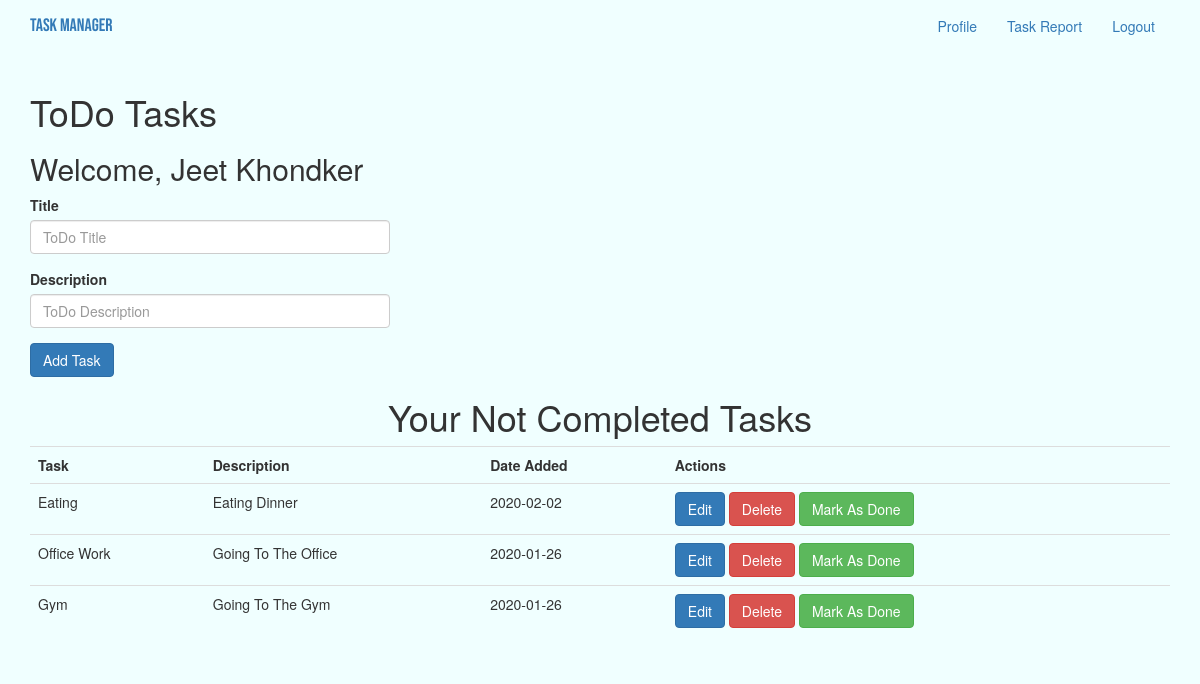
Before: /index (signed in) with the older database file.
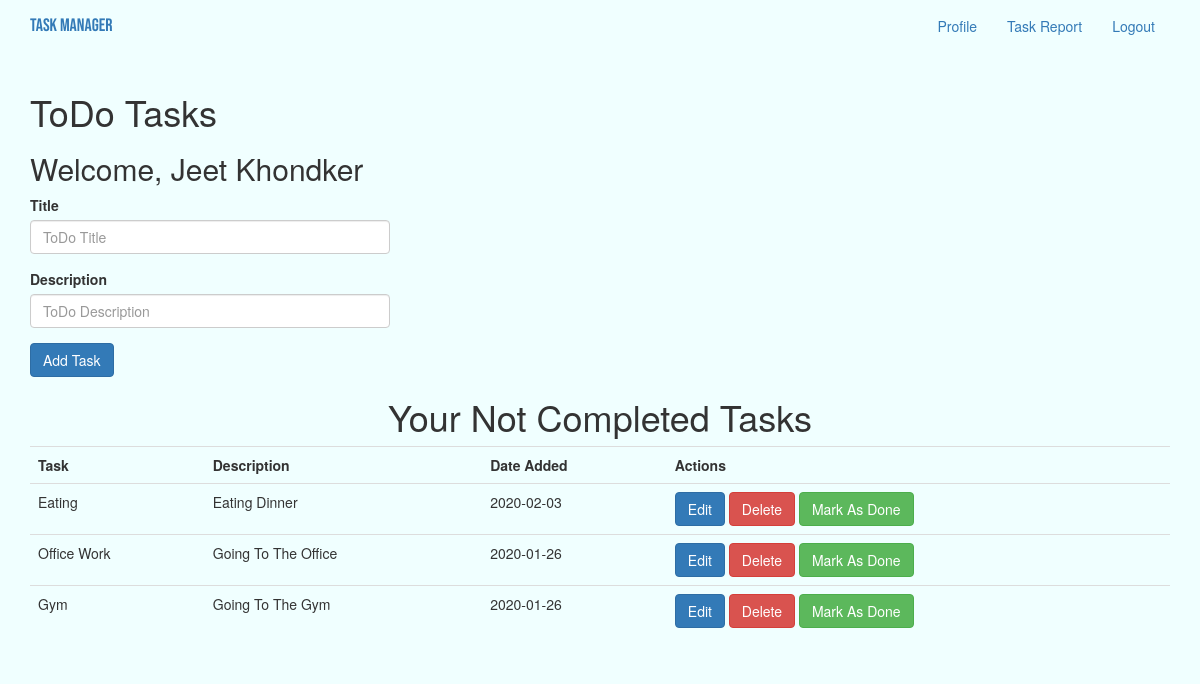
After: the same page with the newer database file.
### app/models.py (models this page shows, shortened)
class User(UserMixin, db.Model):
    __tablename__ = "user"
    id = db.Column(db.Integer, primary_key = True)
    username = db.Column(db.String(64), index = True, unique = True)
    firstName = db.Column(db.String(50))
    lastName = db.Column(db.String(50))
    email = db.Column(db.String(120), index = True, unique = True)
    password_hash = db.Column(db.String(128))
    todoitems = db.relationship("ToDo", backref = "owner", lazy = "dynamic")

class ToDo(db.Model):
    __tablename__ = "todoitems"
    item_id = db.Column(db.Integer, primary_key = True)
    title = db.Column(db.String(100), nullable = False)
    description = db.Column(db.String(200), nullable = False)
    date_created = db.Column(db.DateTime, default = datetime.utcnow)
    is_completed = db.Column(db.Boolean, default = False, nullable = False)
    user_id = db.Column(db.Integer, db.ForeignKey("user.id"), nullable = False)

### app/routes.py (the view)
@app.route('/', methods = ["POST", "GET"])
@app.route("/index", methods = ["POST", "GET"])
@login_required
def index():
    if request.method == "POST":
        task_title = request.form["title"]
        task_description = request.form["description"]
        new_task = ToDo(title = task_title, description = task_description)
        new_task.user_id = current_user.id
        try:
            db.session.add(new_task)
            db.session.commit()
            flash("Item Added! Your ToDo Item Successfully Created!")
            return redirect(url_for("index"))
        except:
            flash("There was an issue adding your task! Please try again later.")
    else:
        todoitems = ToDo.query.filter_by(user_id = current_user.id).order_by(ToDo.date_created.desc()).all()
        return render_template("index.html", todoitems = todoitems)

### app/models.py (called while the page is built)
@login.user_loader
def load_user(id):
    return User.query.get(int(id))

### app/templates/index.html (shortened to what this page needs)
{% extends "base.html" %}
{% block app_content %}
    <div class="container">
        <h1>ToDo Tasks</h1>
        <h2>Welcome,&nbsp;{{ current_user.firstName }}&nbsp;{{ current_user.lastName }}</h2>
        <div class="row">
            <div class="col-md-4">
                <form action="/" method="POST">
                    <div class="form-group">
                        <label for="title">Title</label>
                        <input type="text" class="form-control" name="title" id="title" aria-describedby="ToDo Title" placeholder="ToDo Title">
                    </div>
                    <div class="form-group">
                        <label for="description">Description</label>
                        <input type="text" class="form-control" name="description" id="description" aria-describedby="ToDo Description" placeholder="ToDo Description">
                    </div>
                    <button type="submit" class="btn btn-primary">Add Task</button>
                </form>
            </div>
        </div>
        <h1 class="text-center">Your Not Completed Tasks</h1>
        <table class="table table-hover table-dark">
            <tr>
                <th>Task</th>
                <th>Description</th>
                <th>Date Added</th>
                <th>Actions</th>
            </tr>
                {% for todoitem in todoitems %}
                    <tr>
                        <td id="title{{ todoitem.item_id }}">{{ todoitem.title }}</td>
                        <td id="description{{ todoitem.item_id }}">{{ todoitem.description }}</td>
                        <td>{{ todoitem.date_created.date() }}</td>
                        <td>
                            <a class="btn btn-primary edit_button" task_id="{{ todoitem.item_id }}">Edit</a>
                            <a href="/delete/{{todoitem.item_id}}" class="btn btn-danger">Delete</a>
                            <a href="" class="btn btn-success">Mark As Done</a>
                        </td>
                    </tr>
                {% endfor %}
        </table>
    </div>
{% endblock %}

### app/templates/base.html (shortened to what this page needs)
{% extends "bootstrap/base.html" %}
{% block styles %}
    {{ super() }}
    <link rel="stylesheet" href="{{ url_for('static', filename='css/pc-style.css') }}">
{% endblock %}
{% block navbar %}
    <nav class="navbar navbar-expand-lg navbar-light bg-light">
        <div class="container">
            <div class="navbar-header">
                <a class="navbar-brand" href="{{ url_for('index') }}">Task Manager</a>
            </div>
            <div class="collapse navbar-collapse" id="bs-example-navbar-collapse-1">
                <ul class="nav navbar-nav navbar-right">
                    {% if current_user.is_anonymous %}
                        <li><a href="{{ url_for('login') }}">Login</a></li>
                    {% else %}
                        <li><a href="{{ url_for('user', username=current_user.username) }}">Profile</a></li>
                        <li><a href="">Task Report</a></li>
                        <li><a href="{{ url_for('logout') }}">Logout</a></li>
                    {% endif %}
                </ul>
            </div>
        </div>
    </nav>
{% endblock %}
{% block content %}
    <div class="container">
        <div class="row">
            {% block app_content %}{% endblock %}
        </div>
    </div>
{% endblock %}

### app/static/css/pc-style.css (style rules this page uses)
body { background-color: azure; }
a.navbar-brand { font-family: 'Bebas Neue', cursive; }

Changed rows visible on the page:
changed ToDo "Eating": date_created "2020-02-02" → "2020-02-03"
